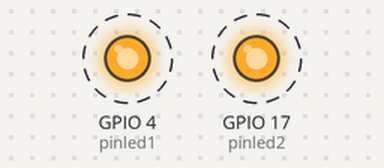
Bench run of a program on a simulated Raspberry Pi (BCM pin numbers). Parts: output pins drawn as LEDs (lit = HIGH). Dashed ring = blinking.

Above: at 0.5 s.
Timing chart, 0 to 4.6 s (numbered marks = the images above):
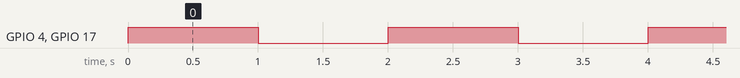

The program:

Ejer_1_dosleds_v1_MEDICI_N.py
```python
import RPi.GPIO as IO
import time

pinled1 = 4
pinled2 = 17
pausa = 1

IO.setmode(IO.BCM)
IO.setup(pinled1, IO.OUT)
IO.setup(pinled2, IO.OUT)

try:
    while True:
        IO.output(pinled1, IO.HIGH)
        IO.output(pinled2, IO.HIGH)
        time.sleep(pausa)

        IO.output(pinled1, IO.LOW)
        IO.output(pinled2, IO.LOW)
        time.sleep(pausa)

except KeyboardInterrupt:
    IO.cleanup()
```

Measured:
- by itself, GPIO 4 (pinled1), GPIO 17 (pinled2): alternates HIGH for 1.0 s and LOW for 1.0 s
